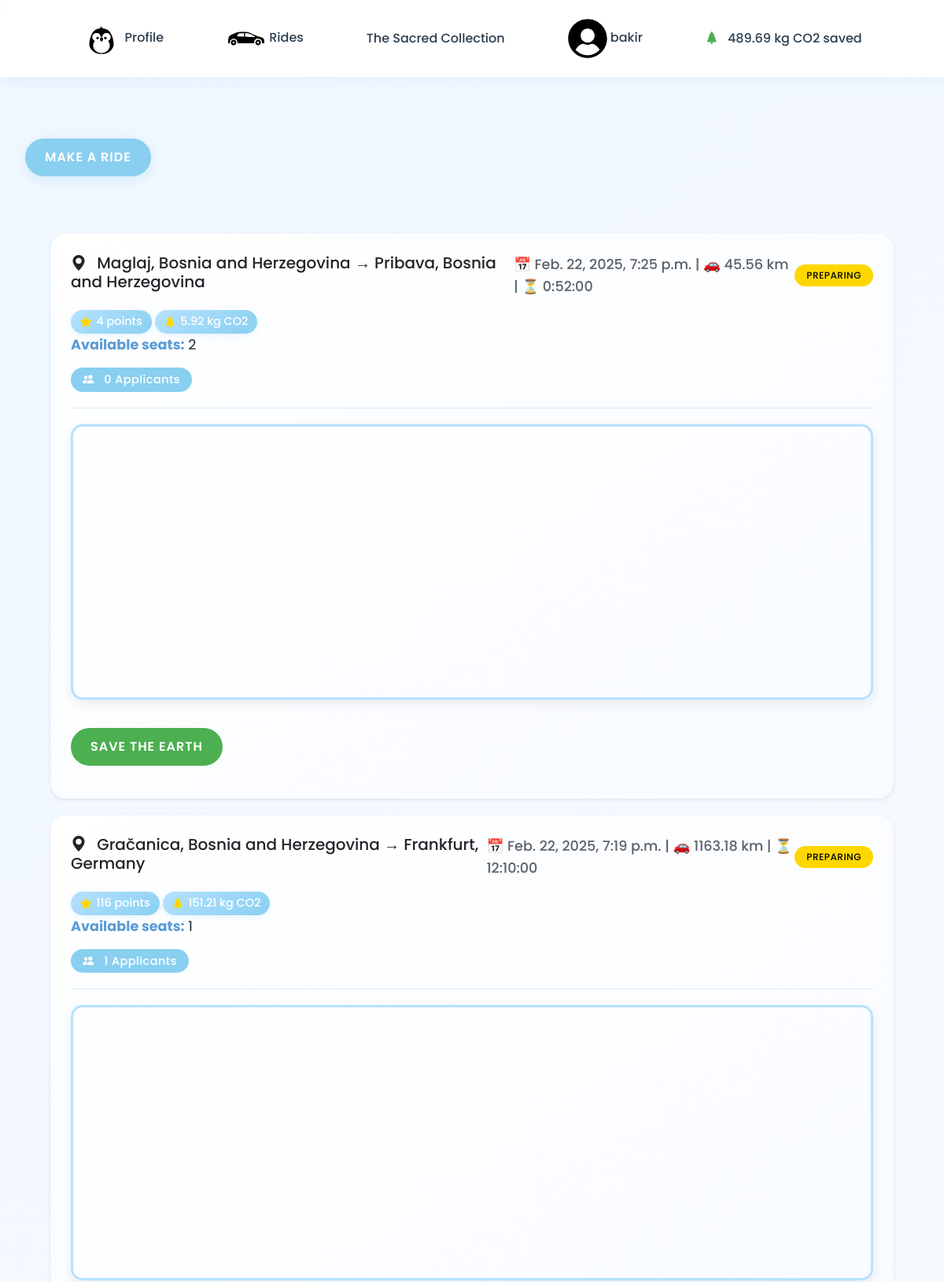
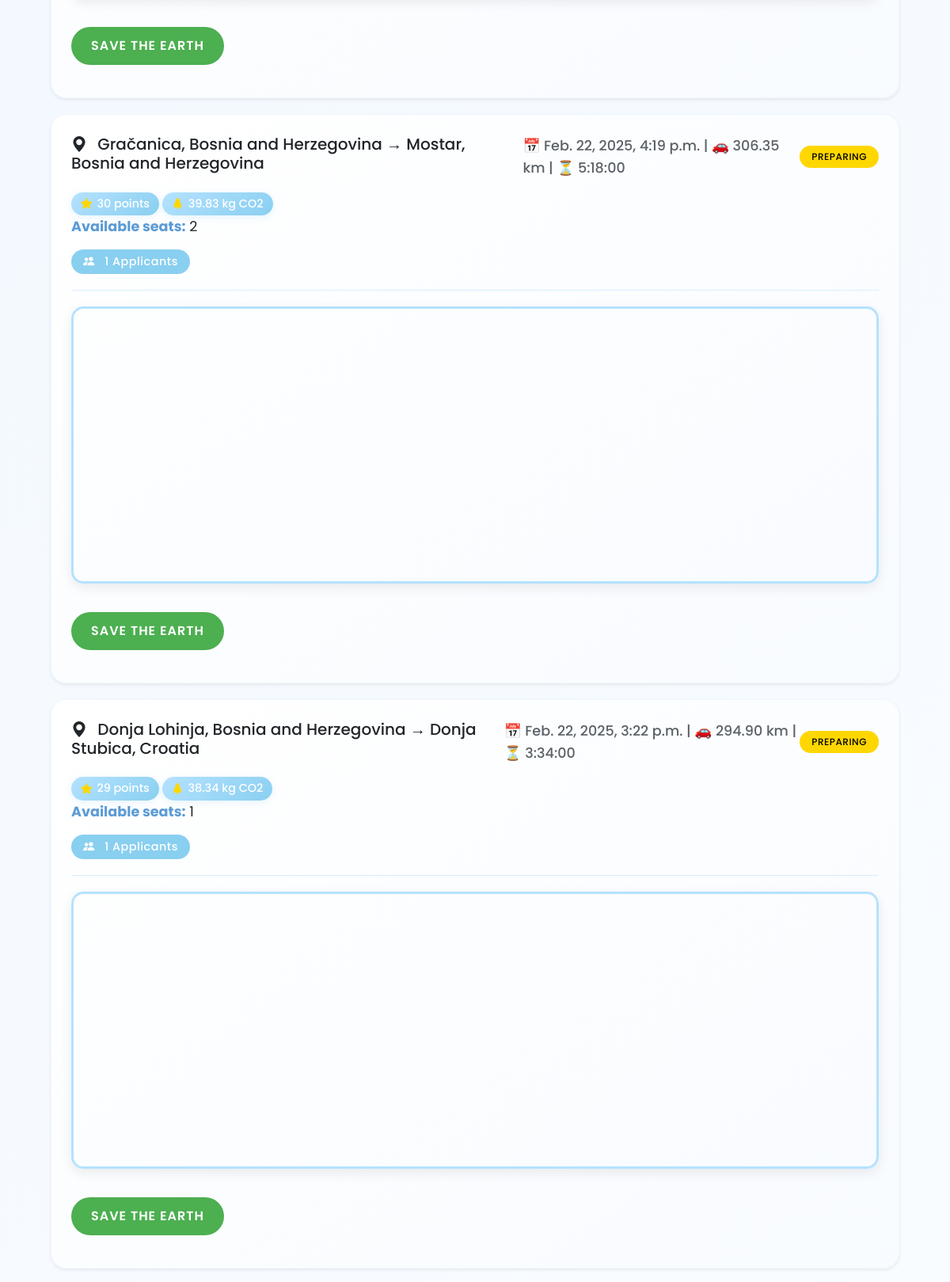
Screenshot of /rides/ (signed in, upper part) with the database file from the repository (2 pictures, top to bottom).
### base/models.py (models this page shows, shortened)
class User(AbstractUser):
    level = models.ForeignKey(UserLevel, on_delete=models.SET_NULL, null=True)
    km_passed = models.IntegerField(default=0)
    number_of_rides = models.IntegerField(default=0)
    penguins_saved = models.IntegerField(default=0)
    co2_saved = models.FloatField(default=0)  # Stored in kilograms

class Ride(models.Model):
    start = models.CharField(max_length=50)
    end = models.CharField (max_length=50)
    distance = models.DecimalField(max_digits=10, decimal_places=2, default=0.00)
    travelers = models.IntegerField(default=1)
    duration = models.DurationField(null=True, blank=True)
    created_on = models.DateTimeField(default=timezone.now)  # Changed from auto_now_add
    start_date = models.DateTimeField(default=timezone.now)
    STATUS_CHOICES = [
        ('PREPARING', 'Preparing'),
        ('FINISHED', 'Finished'),
        ('CANCELED', 'Canceled'),
    ]
    status = models.CharField(
        max_length=10,
        choices=STATUS_CHOICES,
        default='PREPARING'
    )
    origin_place_id = models.CharField(max_length=255, null=True)
    origin_latitude = models.FloatField(default=0)
    origin_longitude = models.FloatField(default=0)
    destination_place_id = models.CharField(max_length=255, null=True)
    destination_latitude = models.FloatField(default=0)
    destination_longitude = models.FloatField(default=0)
    distance_km = models.FloatField(default=0)
    duration_text = models.CharField(max_length=100, null=True)
    selected_route_index = models.IntegerField(default=0)
    selected_route_polyline = models.TextField(default='')

### rides/views.py (the view)
# urls.py: path('', RideListView.as_view(), name='rides'),
class RideListView(ListView):
    model = Ride
    template_name = 'rides.html'
    context_object_name = 'rides'
    def get_queryset(self):
        return Ride.objects.filter(
            status='PREPARING'
        ).annotate(
            applicant_count=Count('applications'),
            pending_count=Count('applications', filter=Q(applications__status='PENDING')),
            approved_count=Count('applications', filter=Q(applications__status='APPROVED'))
        ).order_by('-created_on')
    def get_context_data(self, **kwargs):
        context = super().get_context_data(**kwargs)
        for ride in context['rides']:
            ride.points = int(float(ride.distance) * 0.1)
            ride.co2_saved = round(float(ride.distance) * 0.13, 2)  # 130g (0.13kg) CO2 per km
            print(ride.points)  # Convert Decimal to float first
        return context

### rides/templates/rides.html (shortened to what this page needs)
<{% extends 'base.html' %}
{% block content %}
<a href="{% url 'make_ride' %}" class="btn btn-primary">Make a ride</a>
<div class="container">
    {% for ride in rides %}
    <div class="ride-card shadow-sm">
        <div class="d-flex justify-content-between align-items-center mb-3">
            <h5 class="mb-2">
                <i class="bi bi-geo-alt-fill"></i>
                {{ ride.start }} → {{ ride.end }}
            </h5>
            <p class="text-muted mb-0">
                📅 {{ ride.start_date }} | 🚗 {{ ride.distance }} km | ⏳ {{ ride.duration }}
            </p>
            <span class="badge bg-warning">{{ ride.status }}</span>
        </div>
        <div class="points-badge">
            <i class="bi bi-star-fill"></i>
            {{ ride.points }} points
        </div>
        <div class="points-badge">
            <i class="bi bi-tree-fill"></i>
            {{ ride.co2_saved|floatformat:2 }} kg CO2
        </div>
        <p><strong>Available seats:</strong> {{ ride.travelers }}</p>
        <span class="badge bg-primary">
            <i class="bi bi-people-fill"></i> {{ ride.applicant_count }} Applicants
        </span>
        <hr>
        <div class="map-container" id="map-{{ ride.id }}"></div>
        <a href="{% url 'apply_for_ride' ride.id %}" class="btn btn-success my-3">Save the Earth</a>
    </div>
    {% empty %}
    <div class="alert alert-info">
        <i class="bi bi-info-circle"></i> No active rides available at the moment.
    {% endfor %}
</div>
{% endblock %}>

### base/templates/base.html (shortened to what this page needs)
<!DOCTYPE html>
{% load static %}
<html lang="en">
<head>
    <link href="#"
          rel="stylesheet"
>
          <link href="https://cdn.jsdelivr.net/npm/bootstrap@5.3.0/dist/css/bootstrap.min.css" rel="stylesheet">
          <link rel="stylesheet" href="https://cdn.jsdelivr.net/npm/bootstrap-icons@1.11.1/font/bootstrap-icons.css">
</head>
<body>
    <div class="container main-container">
        <nav class="navbar navbar-dark navbar-sticky d-flex justify-content-center">
            <a class="nav-link" href="{% url 'user_profile:profile' %}">
                <img src="{% static 'base/svgs/penguin_base.svg' %}" alt="Profile" width="50" height="50">
                <span class="link-text">Profile</span>
            </a>
            <a class="nav-link" href="{% url 'rides' %}">
                   <img src="{% static 'base/svgs/car.svg' %}" alt="Rides" width="50" height="50">
                <span class="link-text">Rides</span>
            </a>
            <a class="nav-link" href="{% url 'penguins:collection' %}">
             <span class="link-text">The Sacred Collection</span>
         </a>
                      {% if user.is_authenticated %}
            <a class="nav-link logout-hover" href="{% url 'base:logout' %}">
                <img src="{% static 'base/svgs/user.svg' %}" alt="User" width="50" height="50">
                <span class="link-text">{{ user.username }}</span>
            </a>
            <div class="nav-link">
                <i class="bi bi-tree-fill" style="color: #4CAF50;"></i>
                <span class="link-text eco-text">{{ user.co2_saved|floatformat:2 }} kg CO2 saved</span>
            </div>
            {% endif %}
        </nav>
        {% block content %}
        {% endblock content %}
    </div>
</body>
</html>

### base/templates/base.html (style rules this page uses)
:root { --primary-blue: #89CFF0; --secondary-blue: #B5E2FF; --dark-blue: #5B9BD5; --accent-blue: #4FB3E8; --background: #F0F7FF; --text-dark: #2C3E50; --shadow-color: rgba(137, 207, 240, 0.2); }
body { background: linear-gradient(135deg, var(--background) 0%, #FFFFFF 100%); min-height: 100vh; padding: 0; font-family: 'Poppins', sans-serif; }
.navbar-sticky { position: fixed; top: 0; left: 0; right: 0; z-index: 1000; padding: 1rem 2rem; background: rgba(255, 255, 255, 0.95); backdrop-filter: blur(10px); box-shadow: 0 2px 20px var(--shadow-color); transition: all 0.4s cubic-bezier(0.4, 0, 0.2, 1); }
.nav-link { position: relative; margin: 0 1.5rem; padding: 0.5rem 1rem; color: var(--text-dark) !important; font-weight: 500; transition: all 0.3s ease; border-radius: 12px; background: transparent; }
.nav-link:before { content: ''; position: absolute; bottom: -2px; left: 0; width: 100%; height: 2px; background: linear-gradient(90deg, var(--primary-blue), var(--accent-blue)); transform: scaleX(0); transform-origin: right; transition: transform 0.4s cubic-bezier(0.4, 0, 0.2, 1); }
.nav-link img { transform: scale(1); transition: all 0.3s ease; }
.main-container { margin-top: 100px; padding: 0 2rem; }

### rides/templates/rides.html (style rules this page uses)
:root { --baby-blue: #89CFF0; --baby-blue-light: #B5E2FF; --baby-blue-dark: #5B9BD5; }
.container { max-width: 1200px; padding: 2rem; }
.ride-card { background: linear-gradient(145deg, #ffffff, #f8fbff); border-radius: 20px; padding: 25px; margin: 20px 0; box-shadow: 0 10px 30px rgba(137, 207, 240, 0.15); border: 1px solid rgba(137, 207, 240, 0.1); transition: all 0.3s ease; }
.map-container { width: 100%; height: 350px; border-radius: 15px; overflow: hidden; margin: 20px 0; box-shadow: 0 5px 15px rgba(0, 0, 0, 0.08); border: 3px solid var(--baby-blue-light); }
.btn-primary { background: var(--baby-blue); border: none; padding: 12px 25px; border-radius: 30px; font-weight: 600; text-transform: uppercase; letter-spacing: 1px; transition: all 0.3s ease; margin: 20px 0; box-shadow: 0 4px 15px rgba(137, 207, 240, 0.3); }
.btn-success { background: #4CAF50; border: none; padding: 12px 25px; border-radius: 30px; font-weight: 600; text-transform: uppercase; letter-spacing: 1px; transition: all 0.3s ease; }
.badge { padding: 8px 15px; border-radius: 20px; font-weight: 500; letter-spacing: 0.5px; }
.badge.bg-warning { background-color: #FFD700 !important; color: #000; }
.badge.bg-primary { background-color: var(--baby-blue) !important; color: #fff; font-size: 0.9rem; }
.text-muted { color: #5a6268 !important; font-size: 1.1rem; font-weight: 500; }
.ride-card p { margin-bottom: 15px; font-size: 1.1rem; line-height: 1.6; }
.ride-card strong { color: var(--baby-blue-dark); }
.bi { margin-right: 8px; }
hr { border-color: var(--baby-blue-light); margin: 20px 0; opacity: 0.5; }
.ride-card { animation: fadeIn 0.5s ease-out forwards; }
.points-badge { display: inline-flex; align-items: center; background: linear-gradient(145deg, var(--baby-blue-light), var(--baby-blue)); padding: 4px 12px; border-radius: 20px; font-size: 0.9rem; color: white; font-weight: 500; box-shadow: 0 2px 10px rgba(137, 207, 240, 0.2); }
.points-badge i { color: #FFD700; margin-right: 6px; }

### rows the page displays
User: username "bakir", co2_saved "489.69"
Ride: start "Maglaj, Bosnia and Herzegovina", end "Pribava, Bosnia and Herzegovina", start_date "Feb. 22, 2025, 7:25 p.m.", distance "45.56", duration "0:52:00", status "PREPARING", points "4", co2_saved "5.92", travelers "2", applicant_count "0"
Ride: start "Gračanica, Bosnia and Herzegovina", end "Frankfurt, Germany", start_date "Feb. 22, 2025, 7:19 p.m.", distance "1163.18", duration "12:10:00", status "PREPARING", points "116", co2_saved "151.21", travelers "1", applicant_count "1"
Ride: start "Gračanica, Bosnia and Herzegovina", end "Mostar, Bosnia and Herzegovina", start_date "Feb. 22, 2025, 4:19 p.m.", distance "306.35", duration "5:18:00", status "PREPARING", points "30", co2_saved "39.83", travelers "2", applicant_count "1"
Ride: start "Donja Lohinja, Bosnia and Herzegovina", end "Donja Stubica, Croatia", start_date "Feb. 22, 2025, 3:22 p.m.", distance "294.90", duration "3:34:00", status "PREPARING", points "29", co2_saved "38.34", travelers "1", applicant_count "1"
